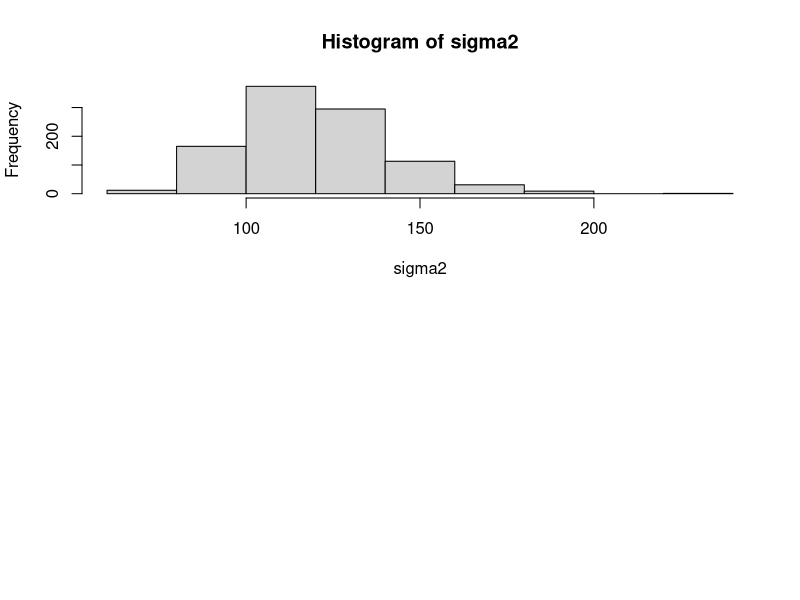

Recreate this plot in R. (Note: this script raises an error after producing the figure.)
#Problem 1: Refer to Lab 4. Re-analyze Newcomb’s speed of light experiment, but this time using a conjugate prior for μ,σ2. For σ2, select a prior scale parameter that is in agreement with the sample variance and for the prior degrees of freedom, choose a value that, relative to the sample size, does not reflect much confidence in the prior scale. For μ, choose whatever values of the prior parameters seem reasonable to you, and justify your choices.

newcomb_data = c(28, 26, 33, 24, 34, -44, 27, 16, 40, -2,
                 29, 22, 24, 21, 25, 30, 23, 29, 31, 19,
                 24, 20, 36, 32, 36, 28, 25, 21, 28, 29,
                 37, 25, 28, 26, 30, 32, 36, 26, 30, 22,
                 36, 23, 27, 27, 28, 27, 31, 27, 26, 33,
                 26, 32, 32, 24, 39, 28, 24, 25, 32, 25,
                 29, 27, 28, 29, 16, 23)

y = newcomb_data
n = length(y)
sd(y)^2

S=sum((y-mean(y))^2)
n=length(y)
sigma2=S/rchisq(1000, n - 1)
par(mfrow=c(2,1))
hist(sigma2)

outcome = favorite - underdog
d = outcome - spread
n = length(d)
v = 1
ssqr = v / n
ssqr
# Use first a non-informative distribution for sigma^2.
precision = rchisq(1000, n) / v

sigma = 1 / sqrt(precision)
hist(sigma, main="")

# Now use an inverted chi^2 prior with sigma^2_0 = 10 and
# nu_0 = 300.

nu.zero = 26
sigmasq.zero = 11
nu.n = nu.zero + n
sigmasq.n = (n*v + nu.zero*sigmasq.zero) / nu.n
prec.inf = rchisq(1000, nu.n) / sigmasq.n
sigma.inf = 1 / sqrt(prec.inf)
hist(sigma.inf, main="")
summary(sigma)
summary(sigma.inf)
quantile(sigma, probs=c(0.025, 0.5, 0.975))
quantile(sigma.inf, probs=c(0.025, 0.5, 0.975))

#Problem 2: Albert (2011) describes a dataset that includes marathon completion times (in minutes) for men aged 20 to 29 years who participate in the New York marathon. The dataset has times for 20 runners and you can access the data from R by issuing the commands:

library(LearnBayes)
data(marathontimes)
attach(marathontimes)

#Let y1, y2, ..., y20 denote the completion times for the 20 runners and assume that yi ∼ N(μ,σ2), where both μ and σ2 are unknown. Use a conjugate prior for μ,σ2 and select values for the prior parameters which you think are good choices. Justify those choices. Carry out a test of sensitivity to the prior by setting ν0, κ0 at three different values reflecting low, medium and high confidence in your prior guesses for μ,σ2.



#Problem 3: Revisit the football scores example, where now we consider non-conjugate prior distributions for μ, σ2 (see Notes, pp 27-33). We wish to obtain the posterior distributions for the two parameters μ,σ2, and we do so under two different priors.

#3.a First choose a standard non-informative prior for μ, σ2, with p(μ, σ2) ∝ σ−2. Approximate the posterior distribution of μ, σ2 by first drawing values of σ2 from its marginal posterior distribution p(σ2|y) using the inverse CDF method (see Notes, p. 33) and then drawing values of μ from its conditional posterior distribution p(μ|σ2,y). Draw histograms of the posterior distributions of μ and of σ2.

outcome = favorite - underdog

S=sum((outcome-mean(outcome))^2)
n=length(outcome)
sigma2=S/rchisq(1000, n - 1)
par(mfrow=c(2,1))
hist(sigma2)

mu = rnorm(1000, mean = mean(outcome), sd = sqrt(sigma2)/sqrt(n))
hist(mu)

#3.b Consider now a non-conjugate prior for μ, σ2 of the form 
#p(μ, σ2) = p(μ)p(σ2) = N(μ|μ0, τ02)Inv − χ2(ν0, σ02)
#for some reasonable choices of μ0,τ02,ν0,σ02. Implement the inverse CDF method to draw values from the marginal posterior distribution of σ2, and given those draws, generate values of μ from its conditional posterior distribution, as in part [3.a].
